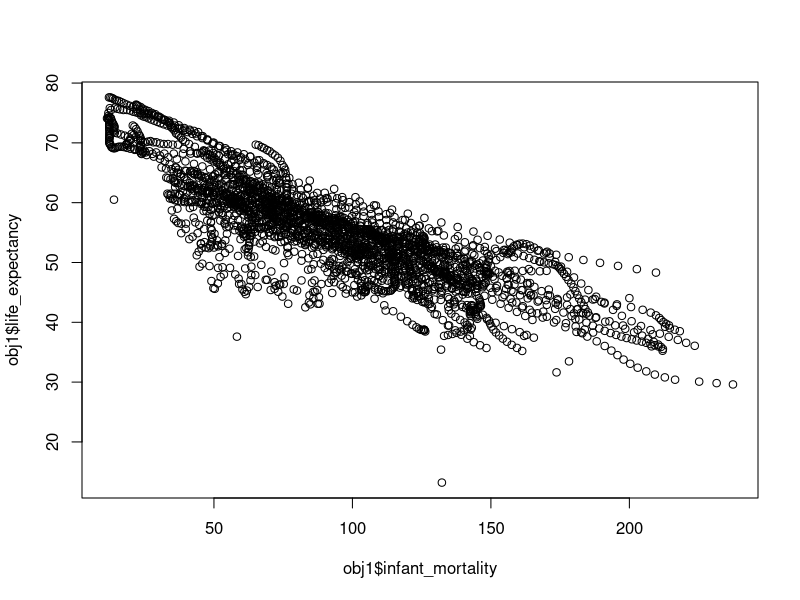
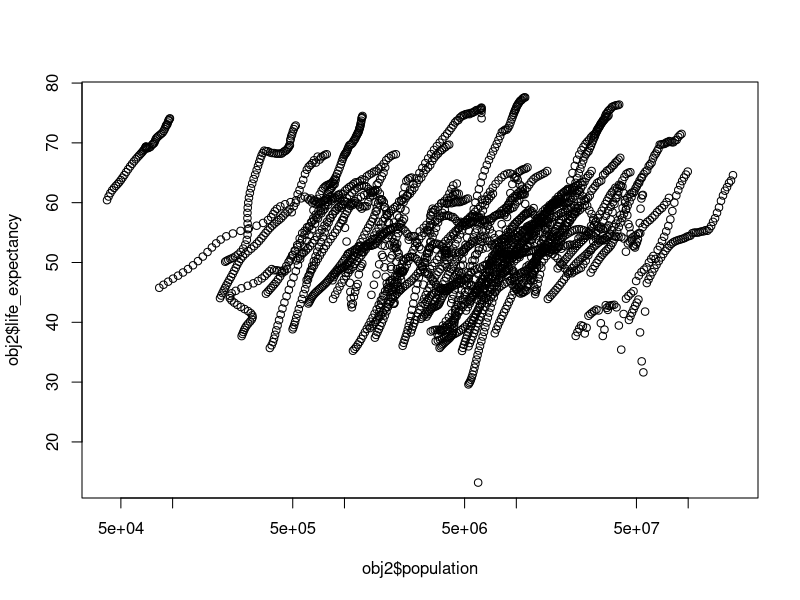
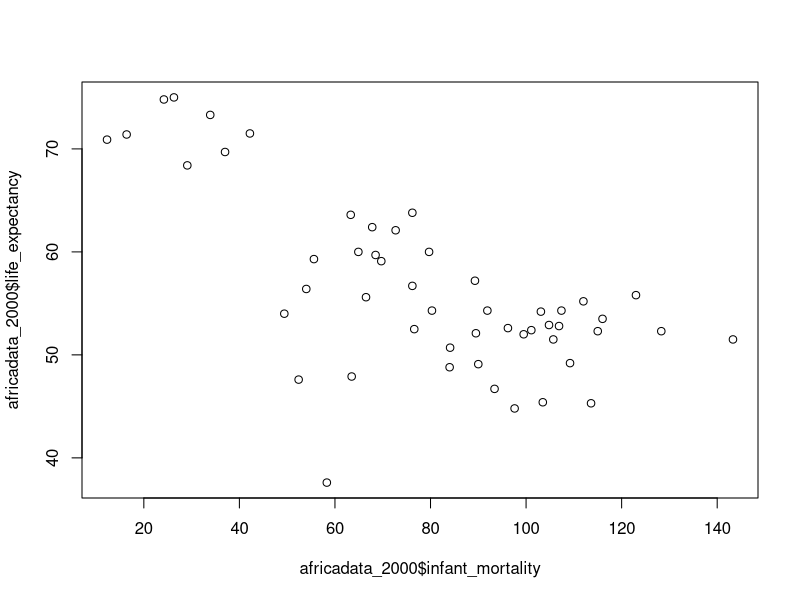
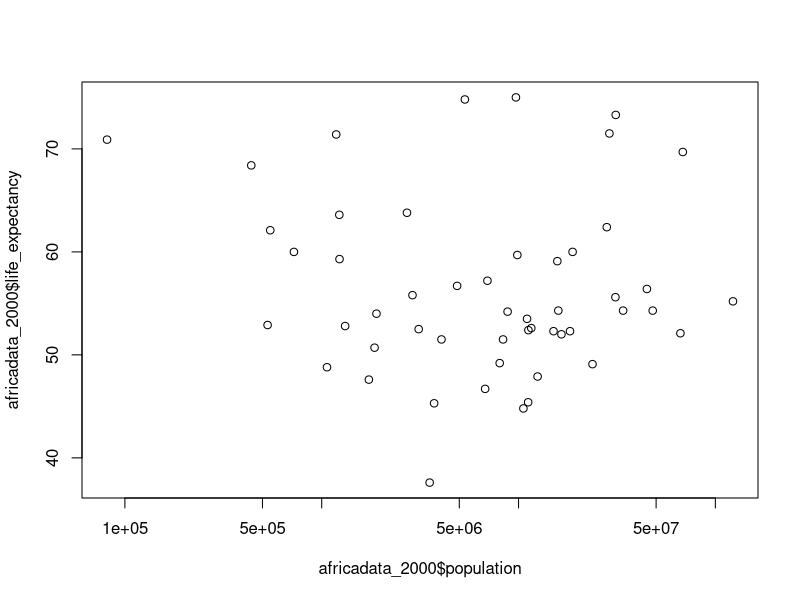
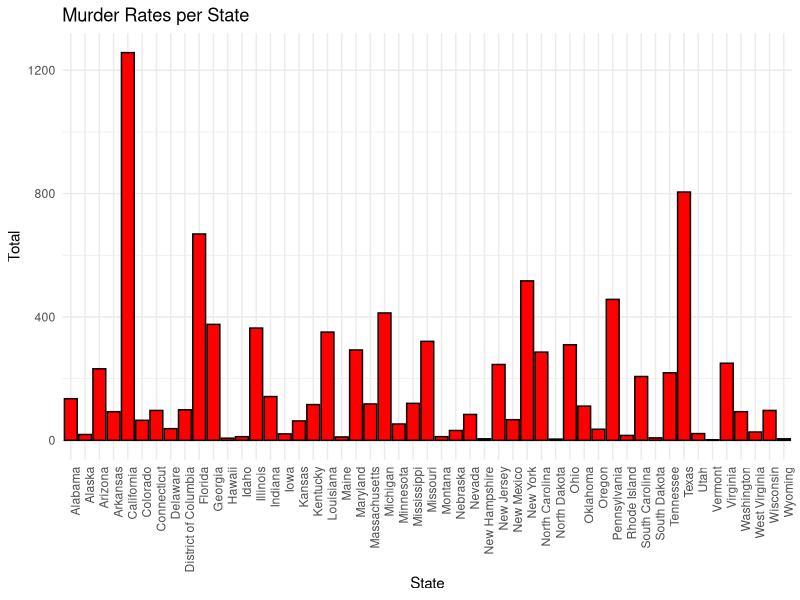
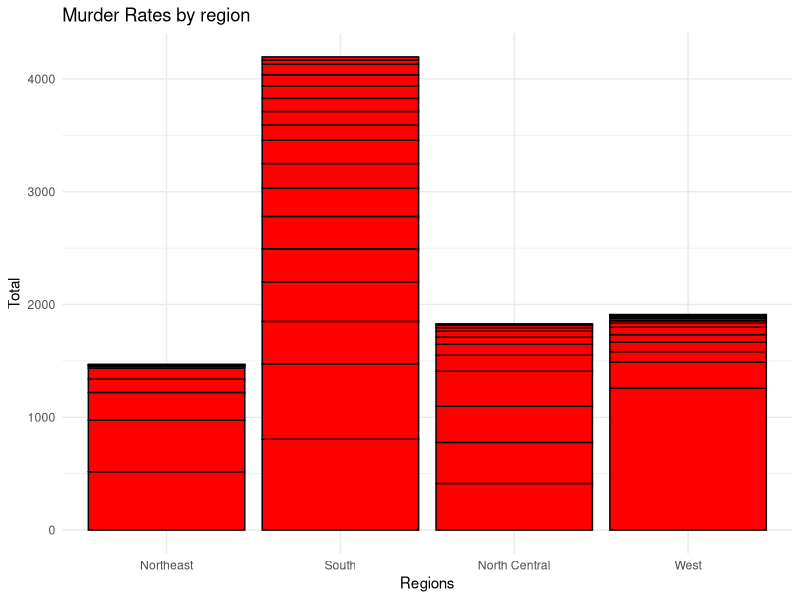
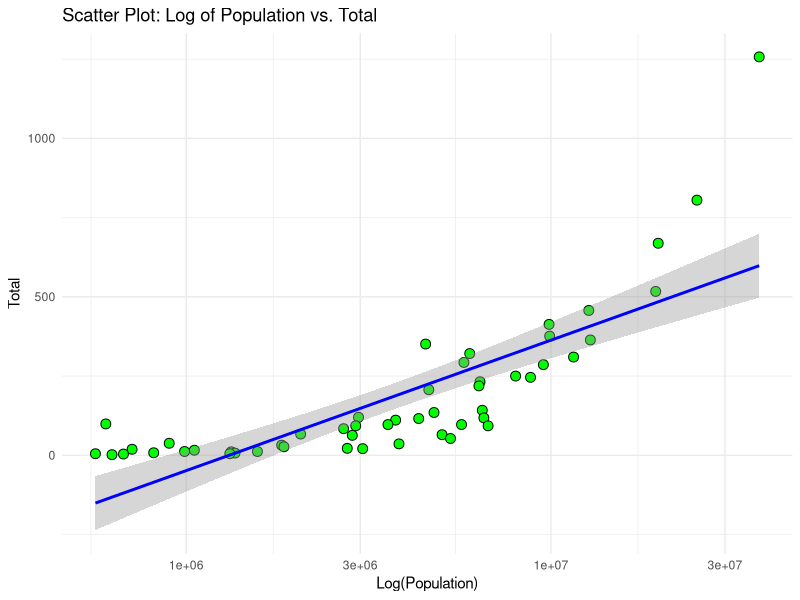

Source code (R) for these figures, in order:
## ---- chunk 1
# load packages
library(dslabs) # contains data for analysis
## ---- chunk 2
# look at help file for gapminder data
help(gapminder)

# view data structure
str(gapminder)

# view data summary
summary(gapminder)

# find data object type
class(gapminder)
## ---- chunk 3
# data containing only african countries
africadata <- gapminder |>
  dplyr::filter(continent == "Africa")

# view data structure
str(africadata)

# view data summary
summary(africadata)
## ---- chunk 4
# object containing only infant_mortality and life_expectancy
obj1 <- africadata |>
  dplyr::select(infant_mortality, life_expectancy)

# view obj1 structure
str(obj1)

# view obj1 summary
summary(obj1)


# object containing only population and life_expectancy
obj2 <- africadata |>
  dplyr::select(population, life_expectancy)

# view obj2 structure
str(obj2)

# view obj2 summary
summary(obj2)
## ---- chunk 5
# plot life expectancy as a function of infant mortality
plot(obj1$infant_mortality, obj1$life_expectancy)

# plot life expectancy as a function of population
plot(obj2$population, obj2$life_expectancy, log = 'x')
## ---- chunk 6
# filter data for years with missing infant mortality data
infant_na <- africadata |>
  dplyr::filter(is.na(infant_mortality))

# print years with missing infant mortality data
unique(infant_na$year)
## ---- chunk 7
# create object with data from 2000 only
africadata_2000 <- africadata |>
  dplyr::filter(year == "2000")

# view data structure
str(africadata_2000)

# view data summary
summary(africadata_2000)
## ---- chunk 8
# plot life expectancy as a function of infant mortality
plot(africadata_2000$infant_mortality, africadata_2000$life_expectancy)

# plot life expectancy as a function of population
plot(africadata_2000$population, africadata_2000$life_expectancy, log = 'x')
## ---- chunk 9
# linear regression of infant mortality as predictor of life expectancy
fit1 <- lm(life_expectancy ~ infant_mortality, data = africadata_2000)

# print summary of fit1
summary(fit1)


# linear regression of population as predictor of life expectancy
fit2 <- lm(life_expectancy ~ population, data = africadata_2000)

# print summary of fit2
summary(fit2)
## ---- chunk 10
library(dslabs)
library(tidyverse)
library(dplyr)
## ---- chunk 11
#view the help page of the data set to better understand the dataset.
help("murders")

#check the data.
head(murders)

#view the structure of the data.
str(murders)

#view the summary of the data.
summary(murders)

#view class of the data.
class(murders)

#create an object ans assign murders to it.
Dataset_mur <- murders
## ---- chunk 12
#Isolated the variables of interest using select function and then rearranged the order of total to descending.   
df1 <- Dataset_mur %>%
  select("state", "region", "population", "total") %>%
  arrange(desc(total))

#view the newly created dataset.
print(df1)
## ---- chunk 13
top_ten <- df1 %>%
  slice_max(total, n=10) %>% #the ten highest observations in the total column.
  select(!"region") #We do not need to look at the regions at this moment. 

print(top_ten) #view the dataset.
## ---- chunk 14
bottom_ten <- df1 %>%
  select(!"region") %>%
  slice_min(total, n=10) %>% #slice_min helps slice the bottom 10 observations of the "total" variable.
  arrange(desc(total))

#view the dataset.
print(bottom_ten)
## ---- chunk 15
#create a dataset for region and total columns.
region <- df1 %>%
  select(region, total)
  
#view the dataset.
print(region)

#calculate murder rates in the Western region of the U.S.
west <- region %>%
  filter(region == "West") 

#Sum of murders in the Western region of the U.S.
sum(west$total)

#calculate murder rates in the Northestern region of the U.S.
nor_east <- region %>%
  filter(region == "Northeast") 

#Sum of murders in this region of the U.S.
sum(nor_east$total)

#calculate murder rates in the North Central region of the U.S.
nor_cen <- region %>%
  filter(region == "North Central") 

#Sum of murders in this region of the U.S.
sum(nor_cen$total)

#calculate murder rates in the Southern region of the U.S.
south <- region %>%
  filter(region == "South") 

#Sum of murders in this region of the U.S.
sum(south$total)

## ---- chunk 16
#Generate a barplot with state as a function of murder rates.
pt1 <- df1 %>%
  ggplot(aes(x = state, y = total)) +
  geom_col(fill = "red", color = "black") + labs(title = "Murder Rates per State", x = "State", y = "Total") + theme_minimal() + theme(axis.text.x = element_text(angle = 90, hjust = 1))

#Generae the plot. 
plot(pt1)
## ---- chunk 17
#Generate a barplot with regions as a function of murder rates.
pt2 <- df1 %>%
  ggplot(aes(x = region, y = total)) +
  geom_col(fill = "red", color = "black") + labs(title = "Murder Rates by region", x = "Regions", y = "Total") + theme_minimal() 

#Generate the plot
plot(pt2)

## ---- chunk 18
#scatterplot with a liner regression line.
pt3 <- df1 %>%
  ggplot(aes(x = population, y = total)) +
  geom_point(color = "black", fill = "green", shape = 21, size = 3) + 
  geom_smooth(method = "lm", color = "blue", se = TRUE) + # Linear trend line
  scale_x_log10() +  # Scale the x-axis to log10
  labs(title = "Scatter Plot: Log of Population vs. Total", x = "Log(Population)", y = "Total") + #use labs function to add titles and labels. 
  theme_minimal()

#generate the plot.
plot(pt3)

## ---- chunk 19
#Fit model with murder rates as an outcome and population as a predictor. 
model <- lm(total ~ population, data = df1)

#view summary of the model.
summary(model)
